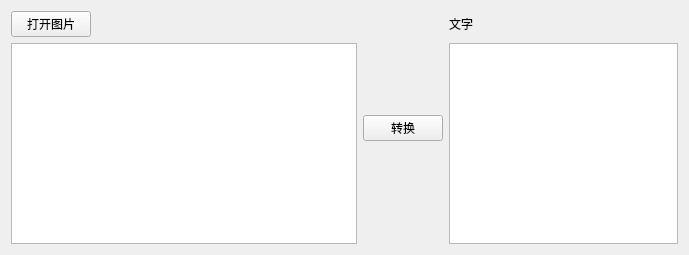
<?xml version="1.0" encoding="UTF-8"?>
<ui version="4.0">
 <class>Widget</class>
 <widget class="QWidget" name="Widget">
  <property name="geometry">
   <rect>
    <x>0</x>
    <y>0</y>
    <width>689</width>
    <height>255</height>
   </rect>
  </property>
  <property name="windowTitle">
   <string>Widget</string>
  </property>
  <layout class="QGridLayout" name="gridLayout">
   <item row="0" column="0">
    <widget class="QPushButton" name="getImgBtn">
     <property name="text">
      <string>打开图片</string>
     </property>
    </widget>
   </item>
   <item row="0" column="1">
    <spacer name="horizontalSpacer">
     <property name="orientation">
      <enum>Qt::Horizontal</enum>
     </property>
     <property name="sizeHint" stdset="0">
      <size>
       <width>287</width>
       <height>20</height>
      </size>
     </property>
    </spacer>
   </item>
   <item row="0" column="2" rowspan="2">
    <spacer name="verticalSpacer">
     <property name="orientation">
      <enum>Qt::Vertical</enum>
     </property>
     <property name="sizeHint" stdset="0">
      <size>
       <width>20</width>
       <height>98</height>
      </size>
     </property>
    </spacer>
   </item>
   <item row="0" column="3">
    <widget class="QLabel" name="label">
     <property name="text">
      <string>文字</string>
     </property>
    </widget>
   </item>
   <item row="1" column="0" rowspan="3" colspan="2">
    <widget class="myGraphicsView" name="imgPreview"/>
   </item>
   <item row="1" column="3" rowspan="3">
    <widget class="QTextEdit" name="wordResult"/>
   </item>
   <item row="2" column="2">
    <widget class="QPushButton" name="convertBtn">
     <property name="text">
      <string>转换</string>
     </property>
    </widget>
   </item>
   <item row="3" column="2">
    <spacer name="verticalSpacer_2">
     <property name="orientation">
      <enum>Qt::Vertical</enum>
     </property>
     <property name="sizeHint" stdset="0">
      <size>
       <width>20</width>
       <height>101</height>
      </size>
     </property>
    </spacer>
   </item>
  </layout>
 </widget>
 <layoutdefault spacing="6" margin="11"/>
 <customwidgets>
  <customwidget>
   <class>myGraphicsView</class>
   <extends>QGraphicsView</extends>
   <header location="global">mygraphicsview.h</header>
  </customwidget>
 </customwidgets>
 <resources/>
 <connections/>
</ui>
